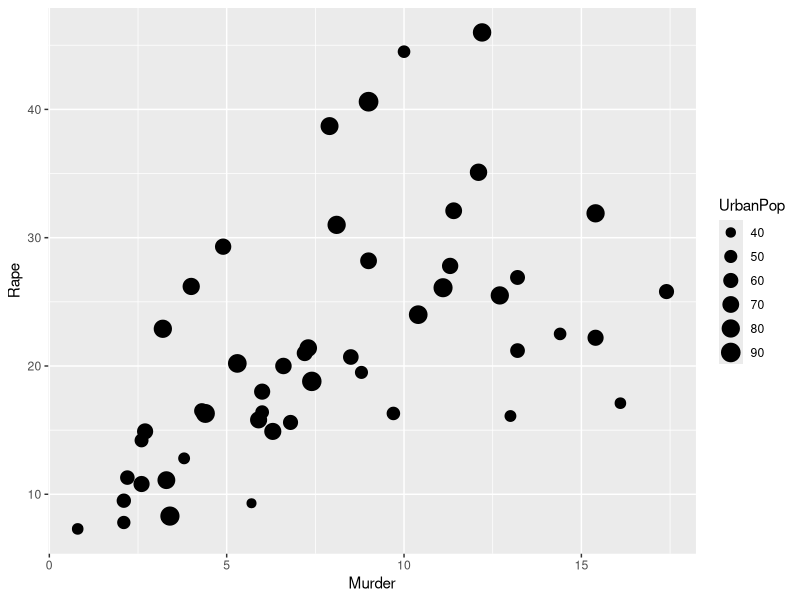

Write the R code that produced this figure.
## ---- chunk 1
library(tidyverse)
head(USArrests, 10)
ggplot(data=USArrests)+
  geom_point(mapping = aes(x = Murder, y = Rape, size = UrbanPop))
